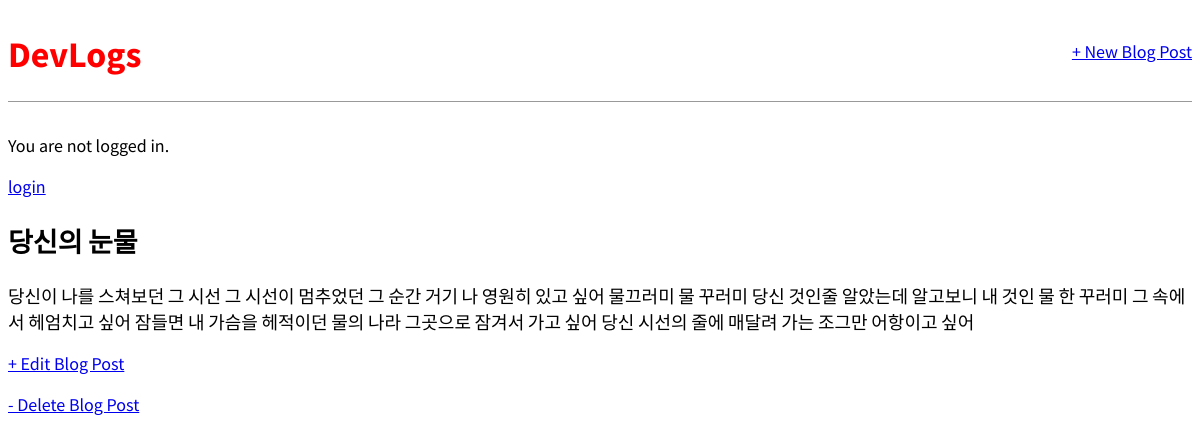
The app's page /post/4/ with its own data.
### blog/models.py (models this page shows, shortened)
class Post(models.Model):
    title = models.CharField(max_length=200)
    author = models.ForeignKey(
        'auth.User',
        on_delete=models.CASCADE,
    )
    body = models.TextField()

### blog/views.py (the view)
# urls.py: path('post/<int:pk>/', views.BlogDetailView.as_view(), name='post_detail'),
class BlogDetailView(DetailView):
    model = Post
    template_name = 'post_detail.html'
    context_object_name = 'post'

### templates/post_detail.html
{% extends 'base.html' %}
{% block content %}
    <div class="post_entry">
        <h2>{{ post.title }}</h2>
        <p>{{ post.body }}</p>
    </div>
    <p><a href="{% url 'post_edit' post.pk %}">+ Edit Blog Post</a></p>
    <p><a href="{% url 'post_delete' post.pk %}">- Delete Blog Post</a></p>
{% endblock content %}

### static/css/base.css (style rules this page uses)
body { font-family: 'Source Sans Pro', sans-serif; font-size: 18px; }

### records on screen
Post: title "당신의 눈물", body "당신이 나를 스쳐보던 그 시선 그 시선이 멈추었던 그 순간 거기 나 영원히 있고 싶어 물끄러미 물 꾸러미 당신 것인줄 알았는데 알고보니 내 것인 물 한 꾸러미 그 속에서 헤엄치고 싶어 잠들면 내 가슴을 헤적이던 물의 나라 그곳으로 잠겨서 가고 싶어 당신 시선의 줄에 매달려 가는 조그만 어항이고 싶어"
